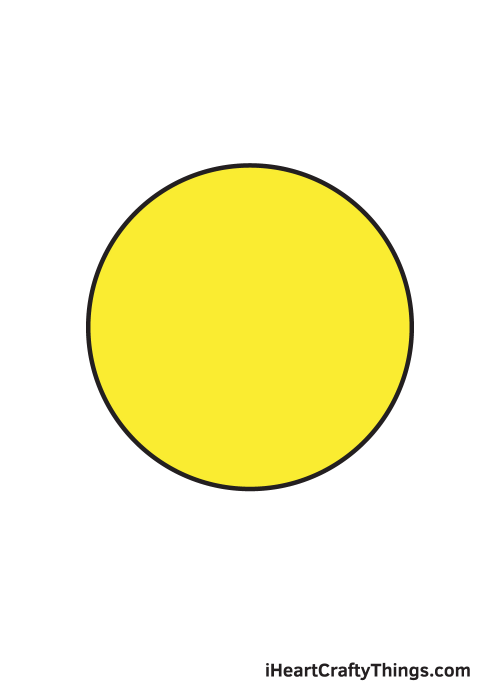
#> input picture YOLOv8/ultralytics-main/my_project/circle2.jpg, 1000 x 1400 px, found by its file name (shown at 1/2 size)
$ python circle_detection.py
#> lines starting #> are read from the running program, lines starting #| are printed output that depends on the picture; after the words box and inside, x2 and y2 are one past the last pixel; in counts of white or black regions, pixels touching at a corner belong together; long printed decimals are rounded
#畫面中圓形的偵測和圓心的標註，與本專題無關
import cv2
import numpy as np

def filter_circles(circles, min_distance, min_radius, max_radius):
    filtered_circles = []
    for i in range(len(circles[0])):
        circle = circles[0][i]
        # 檢查半徑範圍
        if min_radius <= circle[2] <= max_radius:
            is_valid = True
            for j in range(len(filtered_circles)):
                if np.linalg.norm(circle[:2] - filtered_circles[j][:2]) < min_distance:
                    is_valid = False
                    break
            if is_valid:
                filtered_circles.append(circle)
    return np.array(filtered_circles)

# 讀取圖像
image = cv2.imread(r"D:\ultralytics-main\my_project\circle2.jpg", cv2.IMREAD_GRAYSCALE)
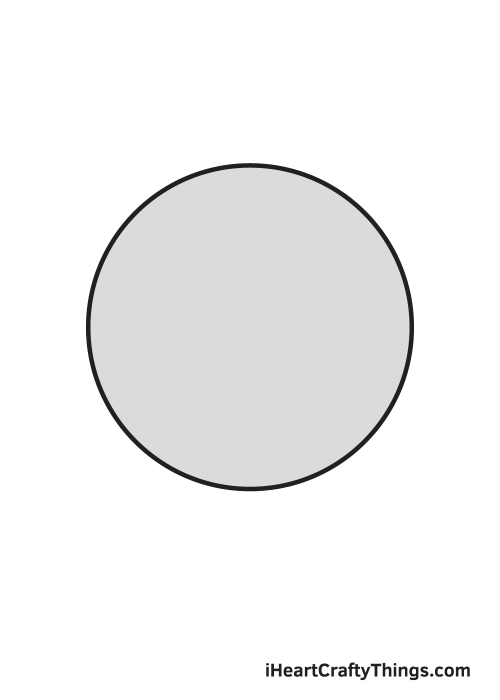
#> image: shape (1400, 1000) (shown at 1/2 size); min 30, max 255, mean 243.1
if image is None:
    print("Image is not found or could not be loaded.")
    exit()

# 使用霍夫變換檢測圓形
circles = cv2.HoughCircles(image, cv2.HOUGH_GRADIENT, dp=1, minDist=20,
                           param1=50, param2=30, minRadius=0, maxRadius=0)
#> circles = 71 rows, first 8: [499.5, 653.5, 327.7], [484.5, 669.5, 340], [514.5, 669.5, 340], [484.5, 638.5, 340], [515.5, 641.5, 338.6], [523.5, 622.5, 358], [466.5, 680.5, 360.8], [467.5, 654.5, 350.3]
if circles is None:
    print("Circle is not found.")
    exit()

# 假設 circles 是檢測到的圓形
filtered_circles = filter_circles(circles, min_distance=20, min_radius=10, max_radius=50)
#> the loop in filter_circles, `for i in range(len(circles[0])):` made 71 passes
#> after the loop in filter_circles, `for i in range(len(circles[0])):`: filtered_circles = [[648.5, 1339.5, 13.2], [878.5, 1342.5, 10.3]]
#> filtered_circles = [[648.5, 1339.5, 13.2], [878.5, 1342.5, 10.3]]
for circle in filtered_circles:
    center = (int(circle[0]), int(circle[1]))  # 確保圓心座標是整數
    radius = int(circle[2])  # 確保半徑是整數
    print(f"Filtered circle center: ({circle[0]}, {circle[1]}), radius: {circle[2]}")
    cv2.circle(image, center, radius, (0, 255, 0), 2)  # 繪製圓形
    cv2.circle(image, center, 2, (255, 0, 0), 3)  # 繪製圓心
#> this loop made 2 passes
#> (circle, center, radius) on passes 1 to 2: ([648.5, 1339.5, 13.2], (648, 1339), 13), ([878.5, 1342.5, 10.3], (878, 1342), 10)
#| Filtered circle center: (648.5, 1339.5), radius: 13.200
#| Filtered circle center: (878.5, 1342.5), radius: 10.300
#> image: shape (1400, 1000); 0.03% of pixels changed, all inside (x1, y1, x2, y2) = (634, 1325, 890, 1354)

# 創建視窗並調整大小
cv2.namedWindow('Detected Circles', cv2.WINDOW_NORMAL)  # 創建可調整大小的視窗
cv2.resizeWindow('Detected Circles', 600, 600)  # 設定視窗大小

cv2.imshow('Detected Circles', image)
cv2.waitKey(0)
cv2.destroyAllWindows()

# 假設你已經有了這些變數
mtx = np.array([
    [927.49874472, 0.0, 638.97945312],
    [0.0, 925.50712525, 385.43000942],
    [0.0, 0.0, 1.0]
])  # 内参矩阵

# 旋转向量
rvecs = [
    np.array([[-0.0365353], [-0.01703883], [0.00259986]]),
    np.array([[0.00168653], [0.24732506], [-0.00858347]]),
    np.array([[0.13800783], [-0.34731576], [0.04911687]]),
    np.array([[0.01583372], [-0.03008439], [0.01061453]]),
    np.array([[0.03130002], [0.32110227], [-0.0016625]]),
    np.array([[0.00032374], [-0.18844096], [0.01931206]]),
    np.array([[0.40932833], [0.02043491], [-0.000857]]),
    np.array([[0.0153074], [-0.20078217], [0.01590655]]),
    np.array([[-0.0145390049], [0.274370061], [-0.0000784489406]]),
    np.array([[0.3348518], [-0.05959935], [0.01987335]]),
    np.array([[-0.01687612], [0.04256186], [-0.00630748]]),
    np.array([[-0.04835192], [-0.26383995], [-0.00189974]]),
    np.array([[0.00185724], [0.34123147], [0.00734889]]),
    np.array([[0.31681871], [0.01193171], [-0.00361693]]),
    np.array([[0.06283209], [-0.04646789], [0.00464032]]),
    np.array([[0.40996877], [-0.07222524], [0.02910445]])
]

# 位移向量
tvecs = [
    np.array([[-229.3834985], [-138.28186232], [429.85150704]]),
    np.array([[-266.98063411], [-124.16079933], [451.8061335]]),
    np.array([[-233.14422638], [-144.35977198], [433.7742916]]),
    np.array([[65.56824297], [-142.19819892], [458.20616616]]),
    np.array([[41.75254221], [-130.45633663], [476.14302157]]),
    np.array([[62.16223465], [-135.825482], [454.37703867]]),
    np.array([[46.14489825], [-122.38095905], [424.49089905]]),
    np.array([[116.79749145], [-3.06144167], [471.98611508]]),
    np.array([[63.20117339], [-19.79738634], [508.34196773]]),
    np.array([[67.98732544], [9.49775805], [434.42701384]]),
    np.array([[-262.83977328], [-11.16334881], [481.31236886]]),
    np.array([[-232.63436367], [-28.04115522], [420.52033923]]),
    np.array([[-310.81970323], [-8.84333482], [516.20169393]]),
    np.array([[-270.33036519], [-144.30603452], [461.37579749]]),
    np.array([[80.5664633], [-0.361447739], [442.682441]]),
    np.array([[-254.06301433], [18.91126074], [440.39487633]])
]

# 將旋轉向量轉換為旋轉矩陣
rotation_matrices = []

for rvec in rvecs:
    rotation_matrix, _ = cv2.Rodrigues(rvec)
    rotation_matrices.append(rotation_matrix)
#> after the loop, rotation_matrices = 16 items

# 計算三維點
points_3d = []

for i in range(len(rvecs)):
    proj_matrix = np.hstack((rotation_matrices[i], tvecs[i]))
    # 假設 imgpoints 是從檢測的圓形中獲取的二維點
    imgpoints = np.array([[circle[0], circle[1]] for circle in filtered_circles]).T
    points_3d_temp = cv2.triangulatePoints(mtx @ proj_matrix,
                                            mtx @ np.hstack((np.eye(3), np.zeros((3, 1)))),
                                            imgpoints, imgpoints)
    points_3d.append(points_3d_temp)
#> after the loop, points_3d = 16 items

# 將齊次坐標轉換為非齊次坐標
points_3d = [p / p[3] for p in points_3d]

# 打印三維點
for i, p in enumerate(points_3d):
    print(f"3D Points {i + 1}: {p[:3].T}")  # 只顯示 x, y, z 坐標
#> this loop made 16 passes
#> (printed output is left out)

# 將三維點投影到二維平面
projected_points = []
for point in points_3d:
    # 使用內參矩陣將三維點投影到二維平面
    point_2d = mtx @ point[:3]  # 只取 x, y, z
    point_2d /= point_2d[2]  # 齊次坐標轉換
    # 確保轉換為標量
#> (the run stopped early here; a loop or call above may not have finished)

$ run again, with YOLOv8/ultralytics-main/my_project/circle5.jpg copied over YOLOv8/ultralytics-main/my_project/circle2.jpg
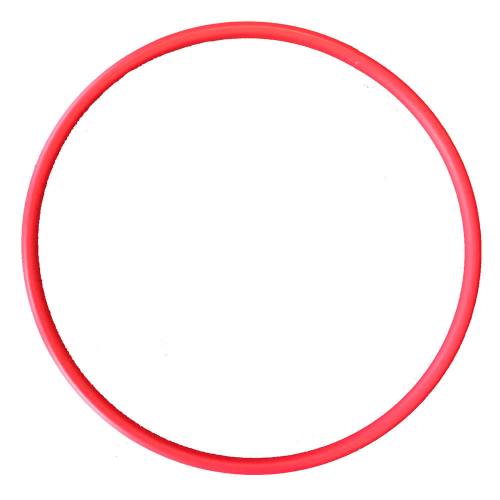
#> input picture YOLOv8/ultralytics-main/my_project/circle5.jpg, 1000 x 1000 px, found by its file name (shown at 1/2 size)
#> `image = cv2.imread(r"D:\ultralytics-main\my_project\circle2.jpg", cv2...`:
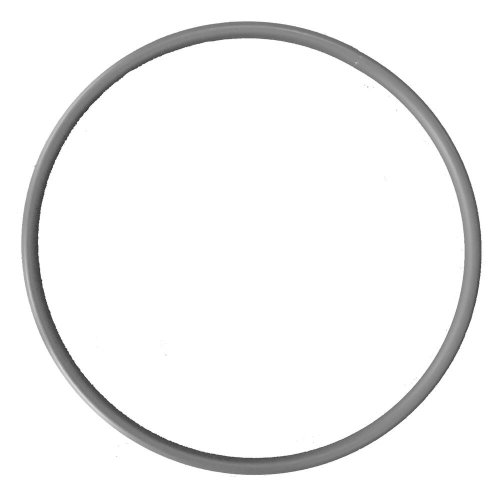
#> image: shape (1000, 1000) (shown at 1/2 size); min 31, max 255, mean 242.8
#> circles = 752 rows, first 8: [486.5, 488.5, 444.5], [514.5, 501.5, 447.2], [507.5, 480.5, 434.6], [493.5, 511.5, 435.9], [482.5, 533.5, 458.6], [533.5, 508.5, 428], [523.5, 466.5, 454.4], [498.5, 462.5, 454.6]
#> the loop in filter_circles, `for i in range(len(circles[0])):` made 752 passes
#> after the loop in filter_circles, `for i in range(len(circles[0])):`: filtered_circles = 19 items, first 6: [167.5, 820.5, 47.9], [367.5, 851.5, 49.4], [817.5, 239.5, 46.3], [158.5, 265.5, 48.5], [834.5, 259.5, 46.3], [30.5, 543.5, 49.4]
#> `filtered_circles = filter_circles(circles, min_distance=20, min_radius..`: filtered_circles = 19 rows, first 8: [167.5, 820.5, 47.9], [367.5, 851.5, 49.4], [817.5, 239.5, 46.3], [158.5, 265.5, 48.5], [834.5, 259.5, 46.3], [30.5, 543.5, 49.4], [92.5, 502.5, 45.2], [183.5, 795.5, 18.5]
#> the loop `for circle in filtered_circles:` made 19 passes
#> (circle, center, radius) on passes 1 to 8: ([167.5, 820.5, 47.9], (167, 820), 47), ([367.5, 851.5, 49.4], (367, 851), 49), ([817.5, 239.5, 46.3], (817, 239), 46), ([158.5, 265.5, 48.5], (158, 265), 48), ([834.5, 259.5, 46.3], (834, 259), 46), ([30.5, 543.5, 49.4], (30, 543), 49), ([92.5, 502.5, 45.2], (92, 502), 45), ([183.5, 795.5, 18.5], (183, 795), 18)
#> (printed output is left out)
#> after the loop `for circle in filtered_circles:`:
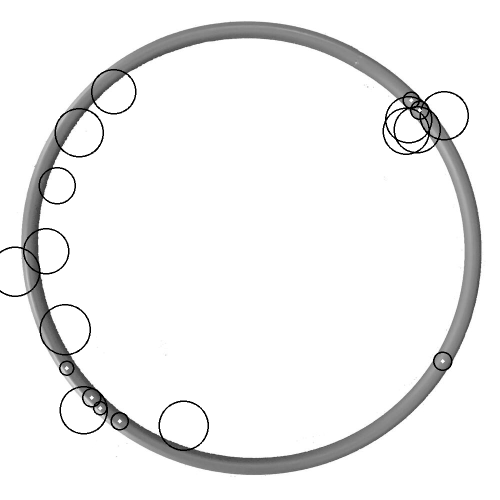
#> image: shape (1000, 1000) (shown at 1/2 size); 1.21% of pixels changed, all inside (x1, y1, x2, y2) = (0, 138, 938, 902)
#> after the loop `for rvec in rvecs:`: rotation_matrices = 16 items
#> the loop `for i, p in enumerate(points_3d):` made 16 passes
#> (printed output is left out)

$ run again, with YOLOv8/ultralytics-main/my_project/circle4.png saved as YOLOv8/ultralytics-main/my_project/circle2.jpg
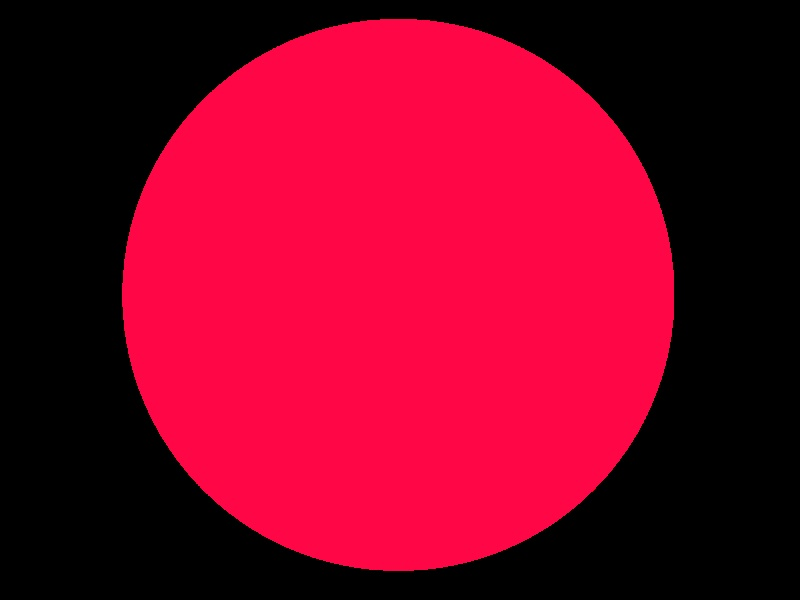
#> input picture YOLOv8/ultralytics-main/my_project/circle4.png, 800 x 600 px, found by its file name
#> `image = cv2.imread(r"D:\ultralytics-main\my_project\circle2.jpg", cv2...`:
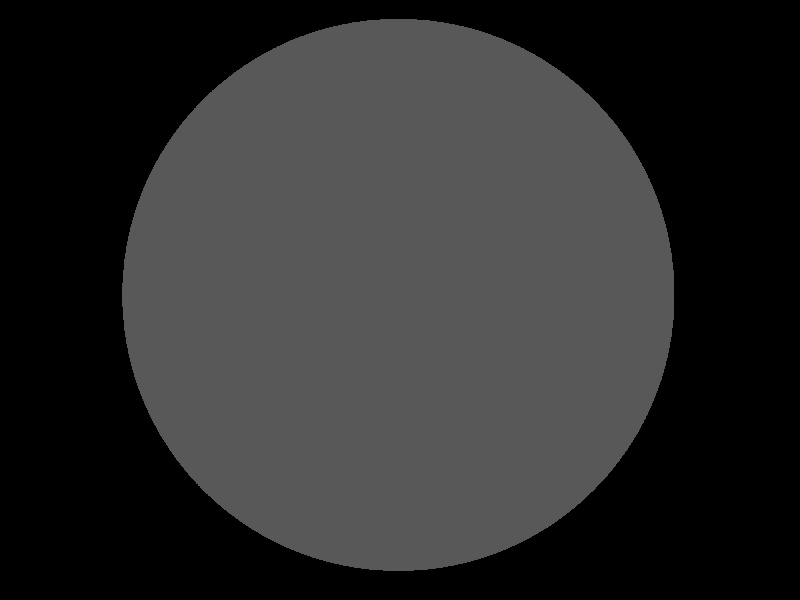
#> image: shape (600, 800); min 0, max 96, mean 44
#> circles = None
